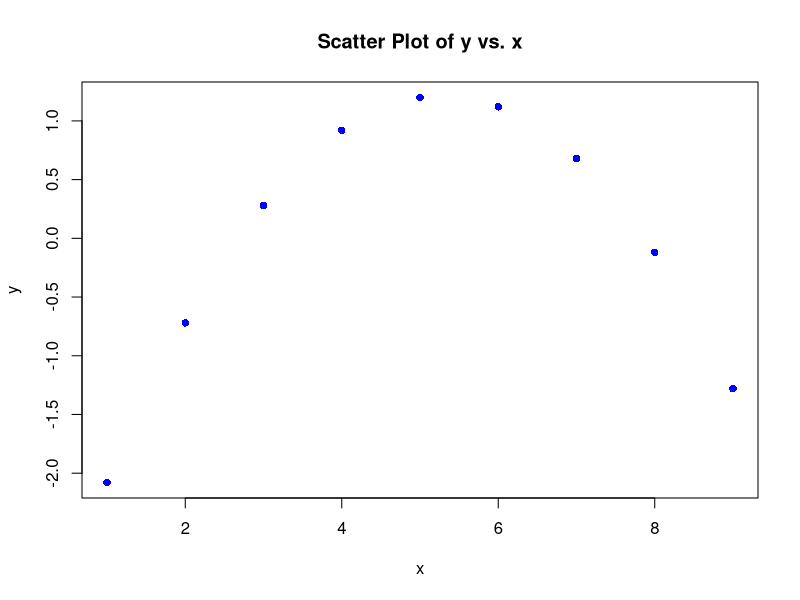
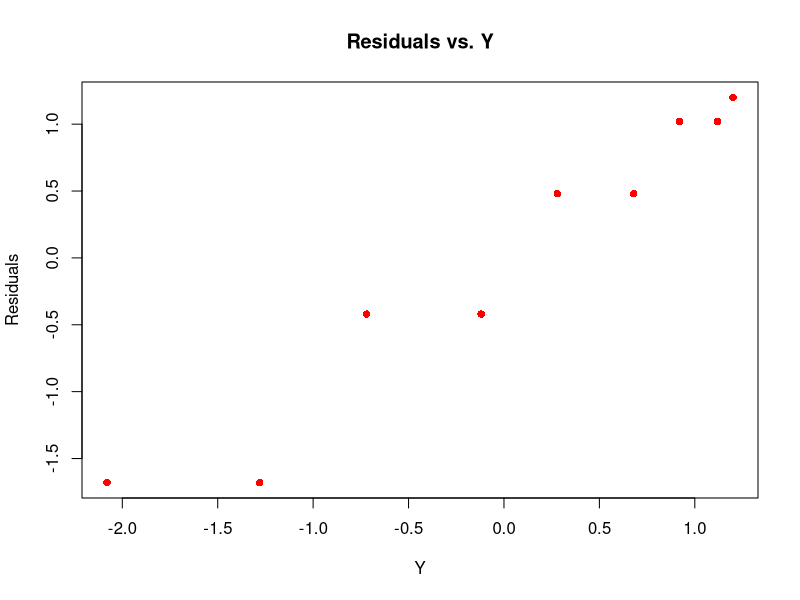
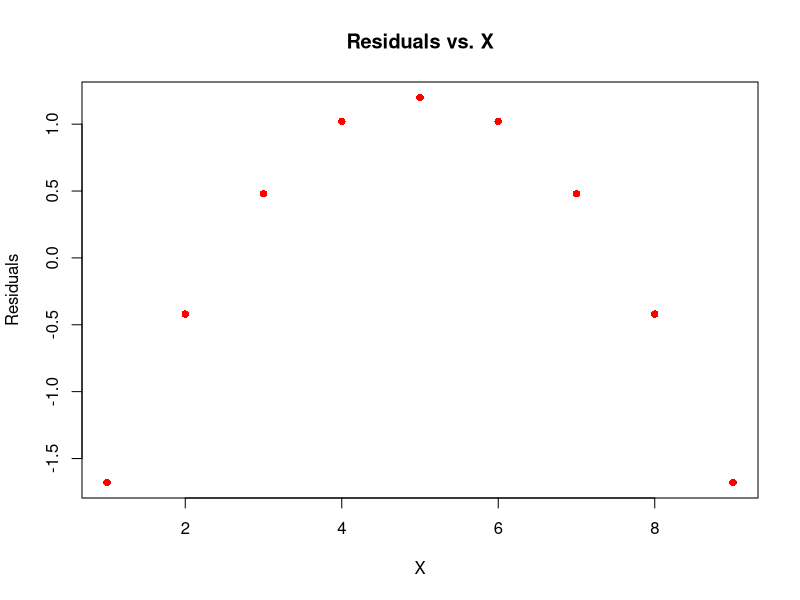
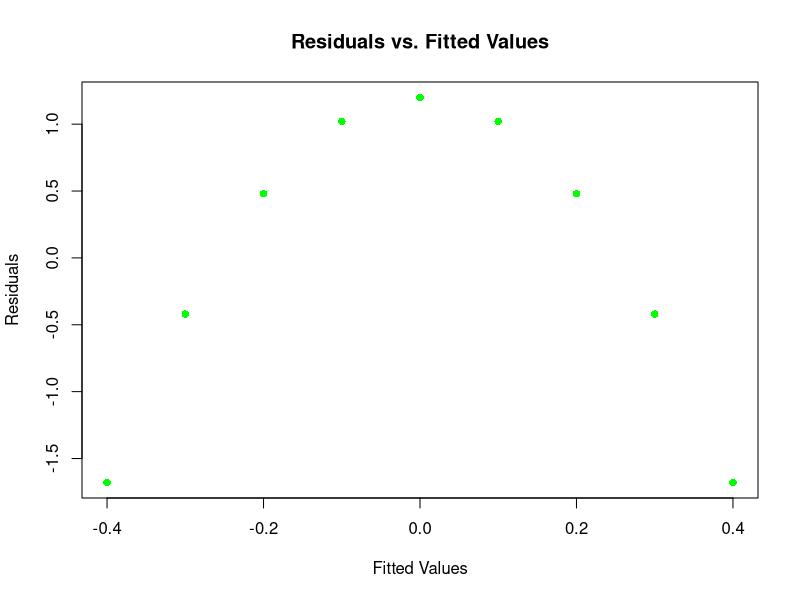

These figures' R source, in order:
## ---- chunk 1
d = data.frame(x <- c(110.5, 105.4, 118.1, 104.5, 93.6, 84.1, 77.8, 75.6), 
               y <- c(5.755, 5.939, 6.010, 6.545, 6.730, 6.750, 6.899, 7.862))
fit_d <- lm(y ~ x, data=d)
coefficients <- coef(fit_d)
beta1_hat <- coefficients[2]
print(beta1_hat)
## ---- chunk 2
anova(fit_d)
t.test(x, y, paired = TRUE, conf.level = .95)
## ---- chunk 3
qt(0.025, 6)
summary(fit_d)
confint(fit_d, alpha = 0.025)
## ---- chunk 4
anova(fit_d)
coef(fit_d)["x"]
coef(fit_d)[1]
## ---- chunk 5
sigma_hat <- sigma(fit_d)
sigma_hat
## ---- chunk 6
mu_hat <- predict(fit_d, newdata = data.frame(x = 100), interval = "confidence", level = 0.95)
mu_hat
## ---- chunk 7
prediction <- predict(fit_d, newdata = data.frame(x = 100), interval = "prediction", level = 0.95)
print(prediction)
## ---- chunk 8
summary_stats <- summary(fit_d)
r_squared <- summary_stats$r.squared
print(r_squared)
## ---- chunk 9
X = c(1, 2, 3, 4, 5, 6, 7, 8, 9)
Y = c(-2.08, -0.72, 0.28, 0.92, 1.20, 1.12, 0.68, -0.12, -1.28)
plot(X, Y, pch = 16, col = "blue", main = "Scatter Plot of y vs. x", xlab = "x", 
     ylab = "y")
## ---- chunk 10
model <- lm(Y ~ X)
residuals1 <- residuals(model)
plot(Y, residuals1, pch = 16, col = "red", main = "Residuals vs. Y", xlab = "Y", 
     ylab = "Residuals")

## ---- chunk 11
plot(X, residuals1, pch = 16, col = "red", main = "Residuals vs. X", 
     xlab = "X", ylab = "Residuals")
## ---- chunk 12
fitted_values <- fitted(model)
plot(fitted_values, residuals1, pch = 16, col = "green", 
     main = "Residuals vs. Fitted Values", 
     xlab = "Fitted Values", ylab = "Residuals")

